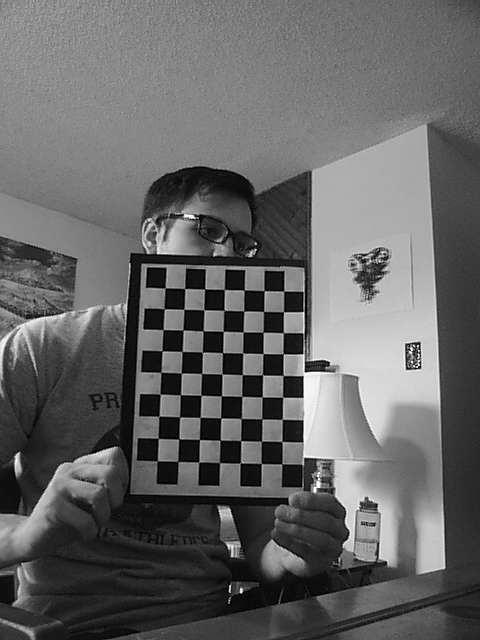
#> input picture camera_calibration/OpenCVCalibration/tmp/imgL_0.png, 480 x 640 px, given as the content of the folder /camera_calibration/OpenCVCalibration/hist/22_05_2016__00_16, which was not available
$ python calibrator_tutorial.py   (Python 2 division)   (older library calls are emulated)
#> lines starting #> are read from the running program, lines starting #| are printed output that depends on the picture; after the words box and inside, x2 and y2 are one past the last pixel; in counts of white or black regions, pixels touching at a corner belong together; pictures that were not available may be replaced by others from this repository, and a replacement may not be noted
#!/usr/bin/env python
# 03/14/2016 HugoCMU
# Program will get calibration matrices for cameras

# NOTE* To calibrate the caamera using ROS:
# rosrun camera_calibration cameracalibrator.py --size 9x7 --square 0.023 right:=/stereo/cv_camera_right_node/image_raw left:=/stereo/cv_camera_left_node/image_raw right_camera:=/stereo/cv_camera_right_node/ left_camera:=/stereo/cv_camera_left_node/


import numpy as np
import cv2
import glob
import os
import cPickle

# Define absolute path for calibration files
PATH = os.path.expanduser("~") + '/Sentinel/camera_calibration/OpenCVCalibration/'

# Name variables for files
# IMAGES_PATH = 'tmp/'
IMAGES_PATH = 'hist/22_05_2016__00_16/'
CALIB_PATH = 'calib/camera_calib_data_'
IMAGE_FILE = 'img'
CAMERA_NAME = 'L'
# CAMERA_NAME = 'R'
TEST_IMAGE =  PATH + IMAGES_PATH + IMAGE_FILE + CAMERA_NAME + '_2.png'

# Size of Checkerboard
CHECK_SIZE = (9, 7) # 9 by 7 board
CHECK_DIMM = 23 # 23 mm

# Define wait time for images
IMSHOW_WAIT_TIME = 3000 # 3 seconds

def display_image(image, frame_name="Image"):
    '''
        Displays given image in a named OpenCV window
    '''
    cv2.imshow(frame_name, image)
    cv2.moveWindow(frame_name, 30, 30) # Coordinate (X,Y) = (30,30)
    cv2.waitKey(IMSHOW_WAIT_TIME)
    cv2.destroyAllWindows()

# termination criteria
criteria = (cv2.TERM_CRITERIA_EPS + cv2.TERM_CRITERIA_MAX_ITER, CHECK_DIMM, 0.001)

# prepare object points, like (0,0,0), (1,0,0), (2,0,0) ....,(6,5,0)
objp = np.zeros((CHECK_SIZE[1]*CHECK_SIZE[0],3), np.float32)
objp[:,:2] = np.mgrid[0:CHECK_SIZE[0],0:CHECK_SIZE[1]].T.reshape(-1,2)

# Arrays to store object points and image points from all the images.
objpoints = [] # 3d point in real world space
imgpoints = [] # 2d points in image plane.

# Take images from tmp directory
images = glob.glob(PATH + IMAGES_PATH + IMAGE_FILE + CAMERA_NAME + '_*.png')

for i, fname in enumerate(images):
    gray = cv2.imread(fname, cv2.CV_LOAD_IMAGE_GRAYSCALE)
#> gray is the input picture: shape (640, 480); min 0, max 255, mean 100.8
    color = cv2.cvtColor(gray,cv2.COLOR_GRAY2RGB)
    # Find the chess board corners
    ret, corners = cv2.findChessboardCorners(gray, (CHECK_SIZE[0],CHECK_SIZE[1]), None)
#> ret = True; corners = 63 rows, first 8: [283.6, 291.3], [283.5, 311.6], [283.1, 332.8], [283.3, 353.8], [283.2, 375.4], [282.7, 396.9], [282.1, 418.9], [281.7, 441.5]

    # If found, add object points, image points (after refining them)
    if ret:
        objpoints.append(objp)
        cv2.cornerSubPix(gray,corners,(11,11),(-1,-1),criteria)
        imgpoints.append(corners)

        # Draw and display the corners
        cv2.drawChessboardCorners(color, (CHECK_SIZE[0],CHECK_SIZE[1]), corners, ret)
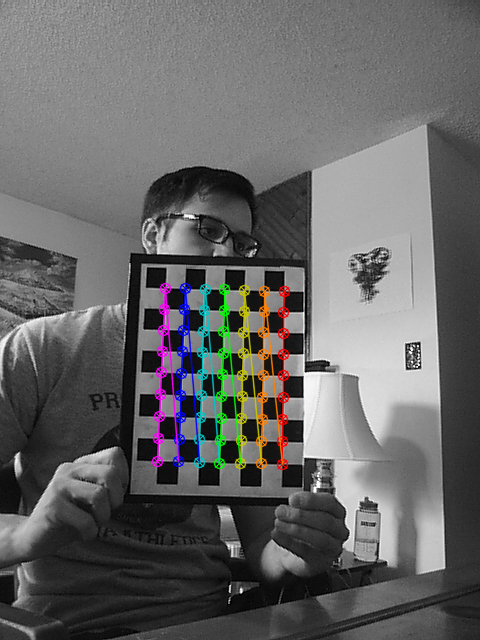
#> color: shape (640, 480, 3); 3.65% of pixels changed, all inside (x1, y1, x2, y2) = (151, 282, 291, 471)
        display_image(color, frame_name="Frame %s" % i)


# returns the camera matrix, distortion coefficients, rotation and translation vectors
ret, mtx, dist, rvecs, tvecs = cv2.calibrateCamera(objpoints, imgpoints, gray.shape[::-1],None,None)
#> ret = 0.121; mtx = [[191.7, 0, 244.1], [0, 203.3, 346], [0, 0, 1]]; dist = [[0.00658, -0.0647, -0.00382, 0.000399, 0.0683]]; rvecs = ([-0.0604, 0.0512, 1.59],); tvecs = ([2.01, -2.61, 9.72],)

img = cv2.imread(TEST_IMAGE)
h,w,_ = img.shape
#> h = 640; w = 480
newcameramtx, roi = cv2.getOptimalNewCameraMatrix(mtx,dist,(w,h),1,(w,h))
#> newcameramtx = [[205.6, 0, 242], [0, 330.4, 258], [0, 0, 1]]; roi = (199, 166, 88, 225)

display_image(img, frame_name="Uncalibrated")

# Write calibration matrices into pickle file
with open(PATH + CALIB_PATH + CAMERA_NAME + '.txt', "w") as f:
#> (the run stopped early here; a loop or call above may not have finished)

$ run again, on camera_calibration/OpenCVCalibration/tmp/imgL_11.png
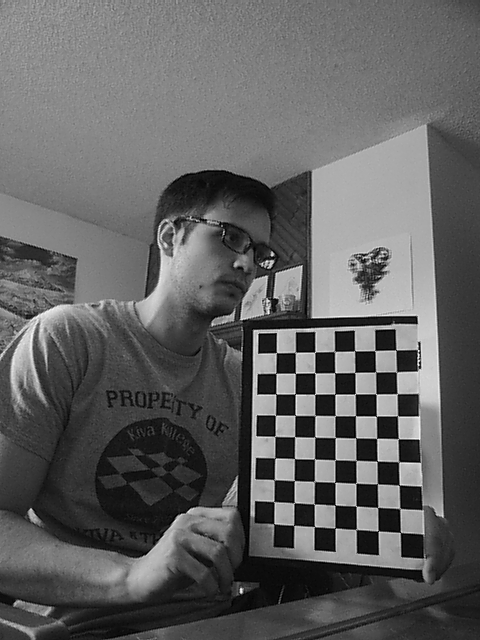
#> input picture camera_calibration/OpenCVCalibration/tmp/imgL_11.png, 480 x 640 px, given as the content of the folder /camera_calibration/OpenCVCalibration/hist/22_05_2016__00_16, which was not available
#> gray is the input picture: shape (640, 480); min 0, max 251, mean 96.8
#> `ret, corners = cv2.findChessboardCorners(gray, (CHECK_SIZE[0],CHECK_SI..`: ret = True; corners = 63 rows, first 8: [395.8, 349.7], [396.4, 372.3], [397.3, 393.6], [397.5, 415.6], [398.3, 438.7], [398.7, 462], [399.2, 485.2], [400.1, 508.5]
#> `cv2.drawChessboardCorners(color, (CHECK_SIZE[0],CHECK_SIZE[1]), corner..`:
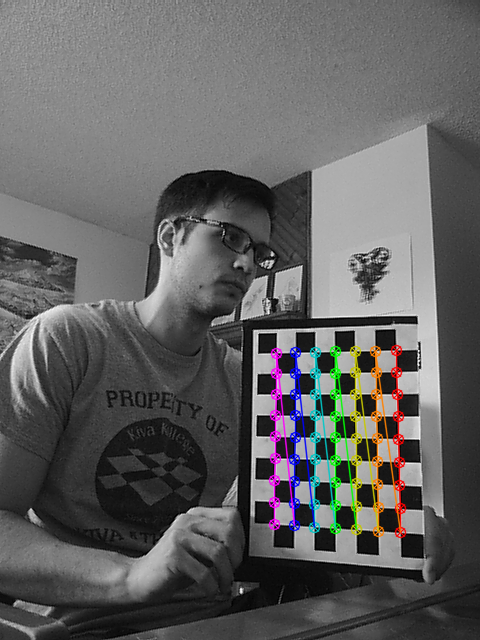
#> color: shape (640, 480, 3); 3.69% of pixels changed, all inside (x1, y1, x2, y2) = (268, 344, 407, 539)
#> `ret, mtx, dist, rvecs, tvecs = cv2.calibrateCamera(objpoints, imgpoint..`: ret = 0.114; mtx = [[715.7, 0, 193], [0, 739.5, 245.3], [0, 0, 1]]; dist = [[-0.205, 0.0898, 0.0148, 0.00223, 0.404]]; rvecs = ([0.0967, 0.548, 1.52],); tvecs = ([9.72, 4.81, 33.84],)
#> newcameramtx = [[680.6, 0, 192.8], [0, 712.2, 252.3], [0, 0, 1]]; roi = (6, 7, 463, 627)
